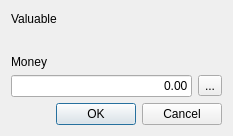
<?xml version="1.0" encoding="UTF-8"?>
<ui version="4.0">
 <class>FTransactionSellThingEdit</class>
 <widget class="QDialog" name="FTransactionSellThingEdit">
  <property name="geometry">
   <rect>
    <x>0</x>
    <y>0</y>
    <width>233</width>
    <height>136</height>
   </rect>
  </property>
  <property name="windowTitle">
   <string>Dialog</string>
  </property>
  <layout class="QVBoxLayout" name="verticalLayout">
   <item>
    <widget class="QLabel" name="label">
     <property name="text">
      <string>Valuable</string>
     </property>
    </widget>
   </item>
   <item>
    <widget class="ui::selector::WValuableSelectButton" name="pwValuableSelector" native="true">
     <property name="sizePolicy">
      <sizepolicy hsizetype="Expanding" vsizetype="Preferred">
       <horstretch>0</horstretch>
       <verstretch>0</verstretch>
      </sizepolicy>
     </property>
     <property name="focusPolicy">
      <enum>Qt::StrongFocus</enum>
     </property>
    </widget>
   </item>
   <item>
    <widget class="QLabel" name="lMoney">
     <property name="text">
      <string>Money</string>
     </property>
    </widget>
   </item>
   <item>
    <layout class="QHBoxLayout" name="horizontalLayout">
     <item>
      <widget class="QLineEdit" name="leMoney">
       <property name="text">
        <string>0.00</string>
       </property>
       <property name="alignment">
        <set>Qt::AlignRight|Qt::AlignTrailing|Qt::AlignVCenter</set>
       </property>
      </widget>
     </item>
     <item>
      <widget class="QToolButton" name="tbClearMoney">
       <property name="text">
        <string>...</string>
       </property>
       <property name="icon">
        <iconset resource="../../../res/hacc.qrc">
         <normaloff>:/main/icons/edit-clear-locationbar-rtl.png</normaloff>:/main/icons/edit-clear-locationbar-rtl.png</iconset>
       </property>
      </widget>
     </item>
    </layout>
   </item>
   <item>
    <widget class="QDialogButtonBox" name="buttonBox">
     <property name="orientation">
      <enum>Qt::Horizontal</enum>
     </property>
     <property name="standardButtons">
      <set>QDialogButtonBox::Cancel|QDialogButtonBox::Ok</set>
     </property>
    </widget>
   </item>
  </layout>
 </widget>
 <customwidgets>
  <customwidget>
   <class>ui::selector::WValuableSelectButton</class>
   <extends>QWidget</extends>
   <header>wvaluableselectbutton.h</header>
   <container>1</container>
  </customwidget>
 </customwidgets>
 <tabstops>
  <tabstop>pwValuableSelector</tabstop>
  <tabstop>buttonBox</tabstop>
 </tabstops>
 <resources>
  <include location="../../../res/hacc.qrc"/>
 </resources>
 <connections>
  <connection>
   <sender>buttonBox</sender>
   <signal>accepted()</signal>
   <receiver>FTransactionSellThingEdit</receiver>
   <slot>accept()</slot>
   <hints>
    <hint type="sourcelabel">
     <x>176</x>
     <y>64</y>
    </hint>
    <hint type="destinationlabel">
     <x>138</x>
     <y>60</y>
    </hint>
   </hints>
  </connection>
  <connection>
   <sender>buttonBox</sender>
   <signal>rejected()</signal>
   <receiver>FTransactionSellThingEdit</receiver>
   <slot>reject()</slot>
   <hints>
    <hint type="sourcelabel">
     <x>266</x>
     <y>61</y>
    </hint>
    <hint type="destinationlabel">
     <x>81</x>
     <y>55</y>
    </hint>
   </hints>
  </connection>
 </connections>
</ui>
